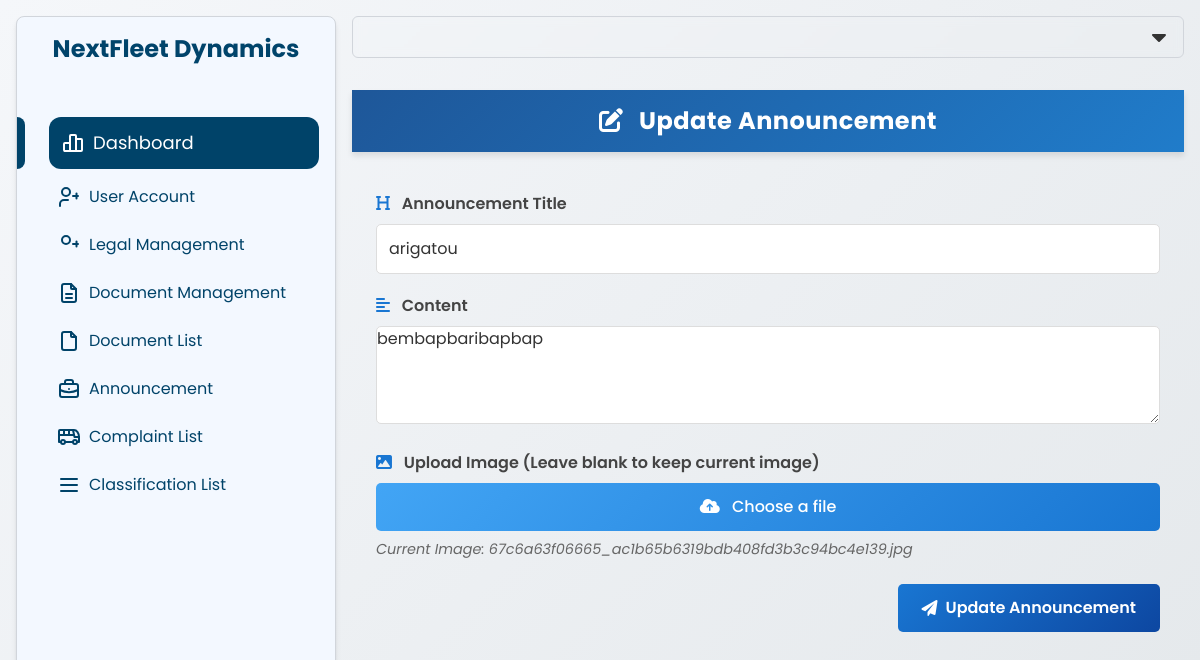
Page /private/admin/update.php?id=5 (signed in) on the committed database.
### tables this page shows
CREATE TABLE IF NOT EXISTS `announcements` (
  `id` int NOT NULL AUTO_INCREMENT,
  `title` varchar(255) NOT NULL,
  `content` text NOT NULL,
  `image` varchar(255) DEFAULT NULL,
  `created_at` timestamp NULL DEFAULT CURRENT_TIMESTAMP,
  PRIMARY KEY (`id`)
);

### private/admin/update.php (the view, shortened to what this page needs)
<?php
include 'db_connect.php';
$id = intval($_GET['id']);
$query = "SELECT * FROM announcements WHERE id = $id";
$result = mysqli_query($conn, $query);
$announcement = mysqli_fetch_assoc($result);
?>
<?php include '../../include/header2.php'; ?>
<body class="h-screen flex bg-gray-100">
  <?php include '../../include/sidebar2.php'; ?>
  <div class="flex-1 flex flex-col">
    <?php include '../../include/topbar2.php'; ?>
    <div class="flex-1 overflow-y-auto p-4">
      <header class="header">
        <div class="container">
          <h1><i class="fas fa-edit"></i> Update Announcement</h1>
        </div>
      </header>
      <form action="update.php?id=<?php echo $announcement['id']; ?>" method="POST" enctype="multipart/form-data">
        <div class="form-group">
          <label for="title"><i class="fas fa-heading"></i> Announcement Title</label>
          <input type="text" id="title" name="title" value="<?php echo htmlspecialchars($announcement['title']); ?>" required>
        </div>
        <div class="form-group">
          <label for="content"><i class="fas fa-align-left"></i> Content</label>
          <textarea id="content" name="content" rows="4" required><?php echo htmlspecialchars($announcement['content']); ?></textarea>
        </div>
        <div class="form-group">
          <label for="image"><i class="fas fa-image"></i> Upload Image (Leave blank to keep current image)</label>
          <div class="file-input-container">
            <div class="file-input-label"><i class="fas fa-cloud-upload-alt"></i> Choose a file</div>
          </div>
          <div id="file-name" class="file-name">
            <?php if(!empty($announcement['image'])): ?>
              Current Image: <?php echo htmlspecialchars($announcement['image']); ?>
            <?php endif; ?>
          </div>
        </div>
        <div class="form-actions">
          <button type="submit" class="submit-button">
            <i class="fas fa-paper-plane"></i> Update Announcement
          </button>
        </div>
      </form>
    </div>
  </div>
</body>
</html>

### styles/global.css (style rules this page uses)
* { font-family: "Poppins", system-ui; font-weight: 400; font-style: normal; }
:root { --bg-color: #F3F8FF; --text-color: #004369; --card-bg-color: white; --border-color: gray; }
body { background-color: var(--bg-color); color: var(--text-color); }

### styles/anoucement.css (style rules this page uses)
body { font-family: 'poppins', Tahoma, Geneva, Verdana, sans-serif; background: linear-gradient(135deg, #f5f7fa 0%, #e4e8eb 100%); margin: 0; padding: 0; color: #333; line-height: 1.6; }
.container { width: 95%; max-width: 1200px; margin: 0 auto; padding: 0 15px; }
.header { background: linear-gradient(135deg, #1e5799 0%, #207cca 100%); color: white; padding: 0.8rem 0; box-shadow: 0 4px 6px rgba(0, 0, 0, 0.1); margin-bottom: 1rem; }
.header h1 { margin: 0; font-size: 1.5rem; font-weight: 700; text-align: center; letter-spacing: 0.5px; }
.header h1 i { margin-right: 10px; }
form { padding: 1.5rem; }
.form-group { margin-bottom: 1.25rem; }
label { display: block; font-weight: 600; margin-bottom: 0.5rem; color: #444; }
label i { margin-right: 8px; color: #1976d2; }
input[type="text"], textarea { width: 100%; padding: 0.75rem; border: 1px solid #ddd; border-radius: 5px; font-size: 1rem; transition: border-color 0.3s ease, box-shadow 0.3s ease; }
.file-input-container { position: relative; overflow: hidden; }
.file-input-label { display: block; background: linear-gradient(135deg, #42a5f5 0%, #1976d2 100%); color: white; text-align: center; padding: 0.75rem; border-radius: 5px; font-weight: 500; cursor: pointer; transition: all 0.3s ease; }
.file-input-label i { margin-right: 8px; }
.file-name { margin-top: 0.5rem; font-size: 0.9rem; color: #666; font-style: italic; }
.form-actions { display: flex; justify-content: flex-end; margin-top: 1.5rem; }
.submit-button { background: linear-gradient(135deg, #1976d2 0%, #0d47a1 100%); color: white; border: none; border-radius: 5px; padding: 0.75rem 1.5rem; font-size: 1rem; font-weight: 600; cursor: pointer; transition: all 0.3s ease; display: flex; align-items: center; }
.submit-button i { margin-right: 8px; }

### rows in the picture
announcements: title "arigatou", content "bembapbaribapbap", image "67c6a63f06665_ac1b65b6319bdb408fd3b3c94bc4e139.jpg"
